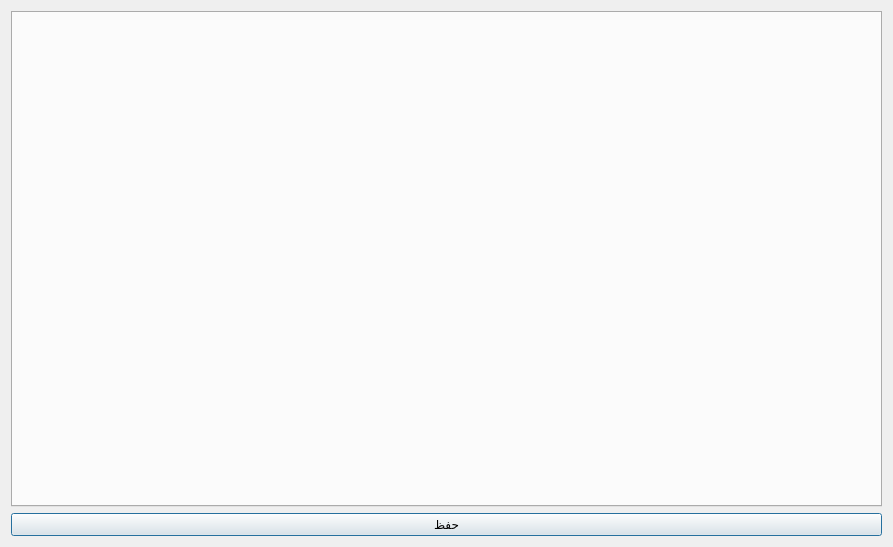
<?xml version="1.0" encoding="UTF-8"?>
<ui version="4.0">
 <class>InvoicesSettings</class>
 <widget class="QDialog" name="InvoicesSettings">
  <property name="geometry">
   <rect>
    <x>0</x>
    <y>0</y>
    <width>893</width>
    <height>547</height>
   </rect>
  </property>
  <property name="windowTitle">
   <string>إعدادات الفواتير</string>
  </property>
  <property name="layoutDirection">
   <enum>Qt::RightToLeft</enum>
  </property>
  <layout class="QGridLayout" name="gridLayout_3">
   <item row="0" column="0">
    <widget class="QTabWidget" name="tabWidget">
     <property name="currentIndex">
      <number>-1</number>
     </property>
    </widget>
   </item>
   <item row="1" column="0">
    <widget class="QPushButton" name="save_btn">
     <property name="text">
      <string>حفظ</string>
     </property>
    </widget>
   </item>
  </layout>
 </widget>
 <resources/>
 <connections/>
</ui>
